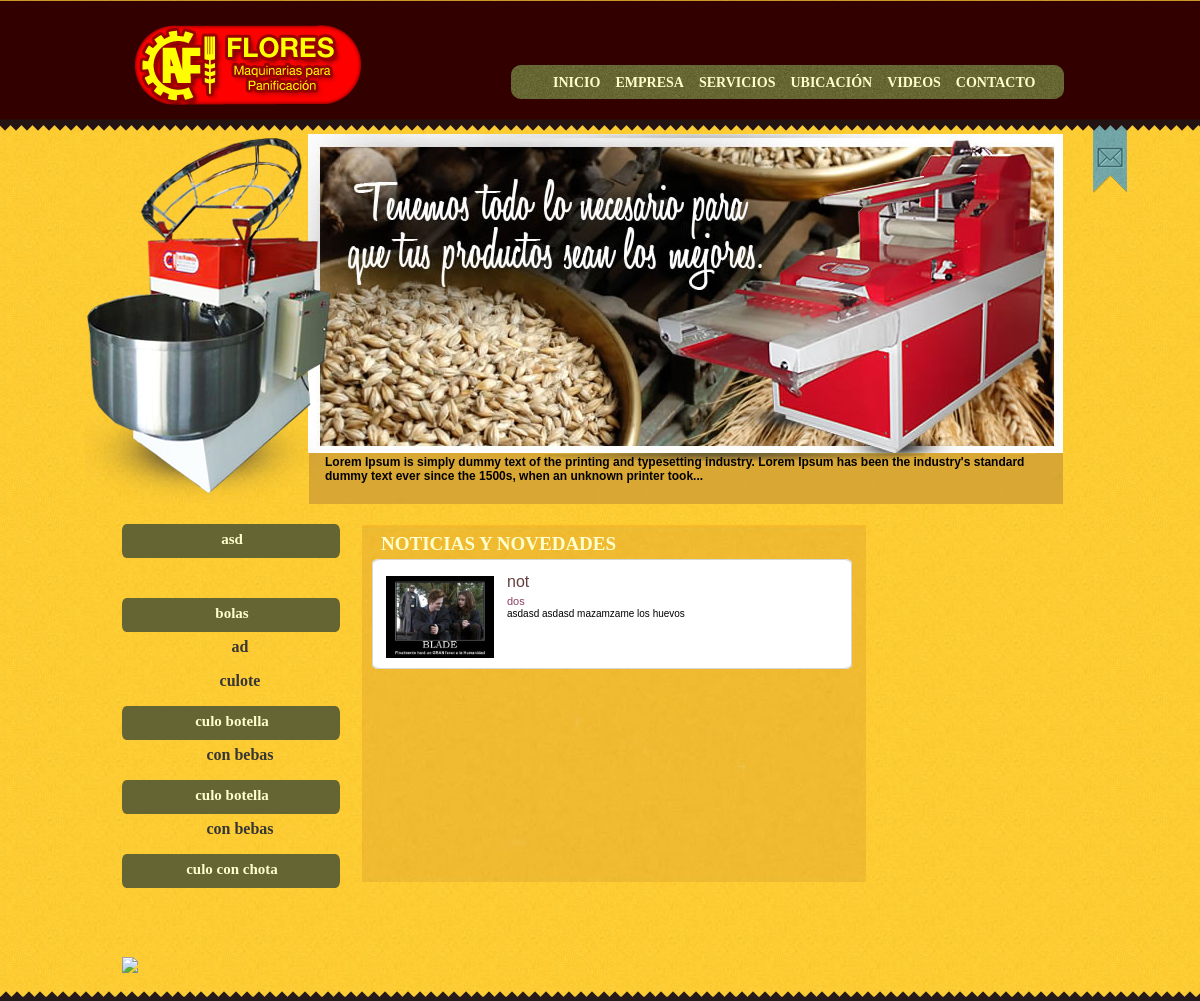
The app's page /old-site3/index.php with its own data.
### tables this page shows
CREATE TABLE IF NOT EXISTS `noticias` (
  `id` int(11) NOT NULL AUTO_INCREMENT,
  `titulo` varchar(250) DEFAULT NULL,
  `subtitulo` varchar(250) DEFAULT NULL,
  `fecha` varchar(250) DEFAULT NULL,
  `autor` varchar(250) DEFAULT NULL,
  `fuente` varchar(250) DEFAULT NULL,
  `cuerpo` text,
  `imagen1` varchar(250) DEFAULT NULL,
  `imagen2` varchar(250) DEFAULT NULL,
  `imagen3` varchar(250) DEFAULT NULL,
  PRIMARY KEY (`id`)
);

CREATE TABLE IF NOT EXISTS `menu` (
  `id` int(11) NOT NULL AUTO_INCREMENT,
  `categoria` varchar(250) DEFAULT NULL,
  PRIMARY KEY (`id`)
);

CREATE TABLE IF NOT EXISTS `submenu` (
  `id` int(11) NOT NULL AUTO_INCREMENT,
  `item` varchar(250) DEFAULT NULL,
  `categoria` varchar(250) DEFAULT NULL,
  PRIMARY KEY (`id`)
);

### old-site3/controller/inicio.php (called while the page is built)
<?php
 require_once("models/class_menu.php");
 $Menu = new Menu();
 $ver = $Menu->mostrar();
 require_once("models/class_noticias.php");
 $not = new Noticias();
 $vernot = $not->mostrarNoticias();
 require_once("view/inicio.php");
?>

### old-site3/index.php (called while the page is built)
<?php
require_once("controller/inicio.php");
?>

### old-site3/models/settings/class.mysql.php (called while the page is built, shortened)
<?php
class Mysql
	{
		private $linkDB;
		private $error = array();
		private function Connect($host = '', $user = '', $pass = '', $database='')
		{
			$this->error = array();
			$this->linkDB = mysql_connect($host, $user, $pass);
		}
		private function isConnected()
		{
			return TRUE;
		}
		public function Query($consulta)
		{
			$result = mysql_query($consulta, $this->linkDB);
			if (! $result)
			{
				$this->error['Query'] = 'No pude ejecutar la consulta.';
				return FALSE;
			}
			elseif (mysql_num_rows($result) == 0)
			{
				$this->error['Query'] = 'La consulta no devolvio registros.';
				return FALSE;
			}
			return $result;
		}
		private function clearerror()
		{
			$this->error = array();
		}
	}
?>

### old-site3/models/class_noticias.php (called while the page is built, shortened)
<?php
class Noticias
{
    private $DB;
    private $errores=array();
    function Noticias()
    {
        $this->DB= new Mysql();
    }
    function mostrarNoticias()
    {
        $contactos = array();
        $query="select * from noticias order by titulo asc";
        $resultado=$this->DB->Query($query);
        if(! $resultado)
        {
            $this->errores['mostrar'] = 'no es posible mostrar los datos';
            return false;
        }
        else
        {
            while($reg = mysql_fetch_assoc($resultado))
            {
                $contactos[] = $reg;
            }
        }
        return $contactos;
    }
}
?>

### old-site3/models/class_menu.php (called while the page is built, shortened)
<?php
class Menu
{
    private $DB;
    private $errores=array();
    function menu()
    {
        $this->DB= new Mysql();
    }
    function mostrar()
    {
        $categorias= array();
        $query="select * from menu ORDER BY categoria  ASC";
        $resultado=$this->DB->Query($query);
        if(! $resultado)
        {
            $this->errores['menu'] = 'no es posible mostrar los datos';
            return false;
        }
        else
        {
            while($reg = mysql_fetch_assoc($resultado))
            {
                $categorias[] = $reg;
            }
        }
        return $categorias;
    }
     function mostrarSubCategoria($categoria)
    {
        $subcategorias= array();
        $query="select * from submenu where categoria = '$categoria' ORDER BY categoria  ASC ";
        $resultado=$this->DB->Query($query);
        if(! $resultado)
        {
            $this->errores['menu'] = 'no es posible mostrar los datos';
            return false;
        }
        else
        {
            while($reg = mysql_fetch_assoc($resultado))
            {
                $subcategorias[] = $reg;
            }
        }
        return $subcategorias;
    }
}
?>

### old-site3/view/inicio.php (the view, shortened to what this page needs)
<!DOCTYPE HTML PUBLIC "-//W3C//DTD HTML 4.01 Transitional//EN">
<html>
    <head>
        <link rel="stylesheet" href="../css/general.css" media="all">
        <link rel="stylesheet" href="../css/skin.css" media="all">
    </head>
    <body>
        <div id="global">
            <div id="header">
                <div id="logo">
                    <a href="#"><img src="../images/logo.png"/></a>
                </div>
                <div id="navigator">
                    <ul>
                        <li><a href="/">INICIO</a></li>
                        <li><a href="controller/empresa.php">EMPRESA</a></li>
                        <li><a href="controller/servicios.php">SERVICIOS</a></li>
                        <li><a href="controller/ubicacion.php">UBICACIÓN</a></li>
                        <li><a href="controller/video.php">VIDEOS</a></li>
                        <li><a href="controller/contacto.php">CONTACTO</a></li>
                    </ul>
                </div>
            </div>
            <div id="sobre">
                <a href="#"><img src="../images/sobre.png"/></a>
            </div>
            <div id="banner-header">
                <div id="machine">
                </div>
                <div id="banner">
                </div>
                <div id="banner-footer-text">
                    <p>Lorem Ipsum is simply dummy text of the printing and typesetting industry. Lorem Ipsum has been the industry's standard dummy text ever since the 1500s, when an unknown printer took...</p>
                </div>
            </div>
            <div id="content" style="background: url(../images/background-content-inicio.jpg) no-repeat;  width: 505px;">
                <p class="stitle">NOTICIAS Y NOVEDADES</p>
                <div id="wrap">
                    <ul id="mycarousel" class="jcarousel jcarousel-skin-tango">
                        <?php
                        for ($i = 0; $i < sizeof($vernot); $i++) {
                            ?>
                            <li class="news">
                                <img src="../../upload-images/<?php echo $vernot[$i]["imagen1"] ;?>" width="108" height="82" alt="" />
                                <p class="title" style="margin-left: 135px;"><?php echo $vernot[$i]['titulo'];?></p>
                                <p class="date" style="margin-left: 135px;"><?php echo $vernot[$i]['subtitulo'];?></p>
                                <p class="text" style="margin-left: 135px;"><?php echo $vernot[$i]['cuerpo'];?></p>
                            </li>
                            <?php
                        }
                        ?>
                    </ul>
                </div>
            </div>
            <div id="img-inicio">
            </div>
            <?php
            for ($i = 0; $i < sizeof($ver); $i++) {
                ?>
                <div class="slider">
                    <div class="categories">
                        <p><a href="controller/maquinas.php"><?php echo $ver[$i]["categoria"]; ?></a></p>
                        <?php
                        $versub = $Menu->mostrarSubCategoria($ver[$i]["categoria"]);
                        for ($j = 0; $j < sizeof($versub); $j++) {
                            ?>
                            <div class="sub-categories">
                                <ul>
                                    <li><a href="controller/maquinas.php">&nbsp;<?php echo $versub[$j]["item"]; ?></a></li>
                                </ul>
                            </div>
                            <?php
                        }
                        ?>
                    </div>
                </div>
                <?php
            }
            ?>
            <div id="map">
                <a href="#"><img src="../images/encontranos-aca.png"/></a>
            </div>
        </div>
        <div id="footer">
        </div>
    </body>
</html>

### old-site2/css/general.css (style rules this page uses)
body { padding: 0px; margin: 0px; text-align: center; background: url(../images/background.jpg); }
a { text-decoration: none; }
img { border:0; }
#global { width: 1200px; margin: -129px auto 18px; text-align: left; }
#header { width: 930px; height: 100px; margin: 0 auto; *margin-left: 100px; }
#logo { height: 82px; width: 227px; margin-top: 23px; }
#navigator { background: url("../images/bacground-menu.png") no-repeat scroll 0 0 transparent; float: right; height: 35px; margin-left: 335px; width: 554px; margin-top: -42px; }
#navigator ul { list-style: none; margin-left: -13px; *margin-left: 20px; }
#navigator ul li { float: left; margin-top: -8px; padding-left: 15px; *margin-top: 8px; }
#navigator ul li a { color: #FFFFCC; font-weight: bold; font-size: 14px; }
#sobre { height: 68px; width: 34px; margin-left: 1093px; position: relative; *margin-top: 16px; *margin-left: 1062px; }
#banner-header { height: 391px; margin-left: 95px; margin-top: -75px; width: 969px; *margin-left: 60px; *margin-top: -80px; *margin-bottom: 12px; }
#machine { background: url("../images/machine.png") no-repeat scroll 0 0 transparent; width: 250px; height: 393px; position: absolute; z-index: 1; margin-left: -10px; margin-top: -5px; }
#banner { background: url("../images/banner.jpg") no-repeat scroll 0 0 transparent; height: 319px; margin-left: 213px; margin-top: 16px; position: absolute; width: 755px; z-index: 0; }
#banner-footer-text { background: url("../images/banner-footer-text.jpg") no-repeat scroll 0 0 transparent; height: 51px; margin-left: 214px; margin-top: 335px; position: absolute; width: 754px; }
#banner-footer-text p { margin-left: 16px; margin-top: 2px; font-family: arial; font-weight: bold; font-size: 12px; }
.slider { width: 220px; min-height: 50px; margin-left: 122px; text-align: center; *margin-left: 90px; }
.categories { background: url("../images/botton-categori-produc.png") no-repeat scroll 0 0 transparent; }
.categories p { color: #FFFFCC; font-size: 15px; font-weight: bold; padding-top: 7px; }
.categories p a { color: #FFFFCC; font-size: 15px; font-weight: bold; padding-top: 7px; }
.sub-categories ul { list-style: none; margin-left: -28px; *margin-left: 10px; }
.sub-categories ul li a { color: #363636; font-weight: bold; }
#map { margin-left: 122px; margin-top: 45px; *margin-left: 90px; *margin-top: 30px; }
#content { background: url("../images/background-content.jpg") no-repeat scroll 0 0 transparent; float: right; height: 357px; margin-left: 362px; margin-top: 16px; position: absolute; width: 699px; *margin-top: 0px; *margin-left: 330px; }
#img-inicio { background: url("../images/inicio-recetario.png") no-repeat scroll 0 0 transparent; float: right; height: 356px; margin-right: 138px; margin-top: 18px; width: 191px; *margin-right: 170px; *margin-top: 0px; }
#content p.stitle { color: #FFFFCD; font-size: 19px; font-weight: bold; margin-top: 8px; padding-left: 19px; }
#footer { background: url("../images/footer.png") repeat-x; width: 100%; height: 10px; }
#wrap { margin-top: -44px; }
#mycarousel .news { background: url("../images/background-news.png") no-repeat; width: 485px; height: 110px; }
#mycarousel .news img { margin-left: 14px; margin-top: 17px; }
#mycarousel .news p.title { color: #653F3F; font-family: arial; font-size: 16px; margin-left: 122px; margin-top: -85px; }
#mycarousel .news p.date { color: #8C3F65; font-family: arial; font-size: 11px; margin-left: 122px; margin-top: -12px; *margin-top: -15px; }
#mycarousel .news p.text { color: #000000; font-family: arial; font-size: 10px; margin-left: 122px; margin-right: 163px; margin-top: -10px; *margin-top: -18px; }

### old-site2/css/skin.css (style rules this page uses)
.jcarousel-skin-tango .jcarousel-item { width: 75px; height: 75px; }
.jcarousel-skin-tango .jcarousel-item-vertical { margin-bottom: 10px; }

### records on screen
noticias: imagen1 (picture), titulo "not", subtitulo "dos", cuerpo "asdasd asdasd mazamzame los huevos"
menu: categoria "asd"
menu: categoria "bolas"
submenu: item "ad"
submenu: item "culote"
menu: categoria "culo botella"
submenu: item "con bebas"
menu: categoria "culo botella"
menu: categoria "culo con chota"
